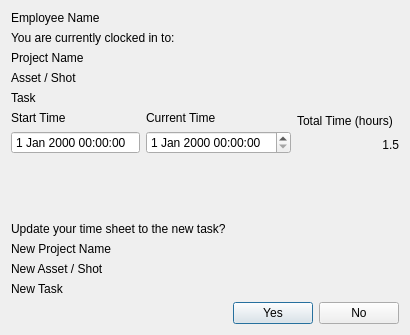
<?xml version="1.0" encoding="UTF-8"?>
<ui version="4.0">
 <class>Dialog</class>
 <widget class="QDialog" name="Dialog">
  <property name="geometry">
   <rect>
    <x>0</x>
    <y>0</y>
    <width>410</width>
    <height>335</height>
   </rect>
  </property>
  <property name="windowTitle">
   <string>Dialog</string>
  </property>
  <property name="sizeGripEnabled">
   <bool>false</bool>
  </property>
  <property name="modal">
   <bool>false</bool>
  </property>
  <layout class="QVBoxLayout" name="verticalLayout_6">
   <item>
    <layout class="QVBoxLayout" name="verticalLayout_3">
     <item>
      <widget class="QLabel" name="employee_name">
       <property name="styleSheet">
        <string notr="true">font: 75 14pt &quot;Arial&quot;;</string>
       </property>
       <property name="text">
        <string>Employee Name</string>
       </property>
      </widget>
     </item>
     <item>
      <widget class="QLabel" name="statement">
       <property name="styleSheet">
        <string notr="true">font: 75 10pt &quot;Arial&quot;;</string>
       </property>
       <property name="text">
        <string>You are currently clocked in to:</string>
       </property>
      </widget>
     </item>
     <item>
      <widget class="QLabel" name="current_project">
       <property name="styleSheet">
        <string notr="true">font: 8pt &quot;Arial&quot;;</string>
       </property>
       <property name="text">
        <string>Project Name</string>
       </property>
      </widget>
     </item>
     <item>
      <widget class="QLabel" name="current_entity_label">
       <property name="styleSheet">
        <string notr="true">font: 8pt &quot;Arial&quot;;</string>
       </property>
       <property name="text">
        <string>Asset / Shot</string>
       </property>
      </widget>
     </item>
     <item>
      <widget class="QLabel" name="current_task_label">
       <property name="styleSheet">
        <string notr="true">font: 8pt &quot;Arial&quot;;</string>
       </property>
       <property name="text">
        <string>Task</string>
       </property>
      </widget>
     </item>
    </layout>
   </item>
   <item>
    <layout class="QHBoxLayout" name="horizontalLayout">
     <item>
      <layout class="QVBoxLayout" name="verticalLayout">
       <item>
        <widget class="QLabel" name="start_time_label">
         <property name="text">
          <string>Start Time</string>
         </property>
         <property name="buddy">
          <cstring>start_time</cstring>
         </property>
        </widget>
       </item>
       <item>
        <widget class="QDateTimeEdit" name="start_time">
         <property name="buttonSymbols">
          <enum>QAbstractSpinBox::NoButtons</enum>
         </property>
        </widget>
       </item>
      </layout>
     </item>
     <item>
      <layout class="QVBoxLayout" name="verticalLayout_2">
       <item>
        <widget class="QLabel" name="current_time_label">
         <property name="text">
          <string>Current Time</string>
         </property>
         <property name="buddy">
          <cstring>current_time</cstring>
         </property>
        </widget>
       </item>
       <item>
        <widget class="QDateTimeEdit" name="current_time"/>
       </item>
      </layout>
     </item>
     <item>
      <layout class="QVBoxLayout" name="verticalLayout_5">
       <item>
        <widget class="QLabel" name="label">
         <property name="text">
          <string>Total Time (hours)</string>
         </property>
        </widget>
       </item>
       <item>
        <widget class="QLabel" name="label_2">
         <property name="styleSheet">
          <string notr="true">font: 75 10pt &quot;Arial&quot;;</string>
         </property>
         <property name="text">
          <string>1.5</string>
         </property>
         <property name="alignment">
          <set>Qt::AlignRight|Qt::AlignTrailing|Qt::AlignVCenter</set>
         </property>
        </widget>
       </item>
      </layout>
     </item>
    </layout>
   </item>
   <item>
    <spacer name="verticalSpacer">
     <property name="orientation">
      <enum>Qt::Vertical</enum>
     </property>
     <property name="sizeHint" stdset="0">
      <size>
       <width>20</width>
       <height>40</height>
      </size>
     </property>
    </spacer>
   </item>
   <item>
    <layout class="QVBoxLayout" name="verticalLayout_4">
     <item>
      <widget class="QLabel" name="Question">
       <property name="styleSheet">
        <string notr="true">font: 75 14pt &quot;Arial&quot;;
</string>
       </property>
       <property name="text">
        <string>Update your time sheet to the new task?</string>
       </property>
      </widget>
     </item>
     <item>
      <widget class="QLabel" name="new_project">
       <property name="styleSheet">
        <string notr="true">font: 8pt &quot;Arial&quot;;</string>
       </property>
       <property name="text">
        <string>New Project Name</string>
       </property>
      </widget>
     </item>
     <item>
      <widget class="QLabel" name="new_entity">
       <property name="text">
        <string>New Asset / Shot</string>
       </property>
      </widget>
     </item>
     <item>
      <widget class="QLabel" name="new_task">
       <property name="text">
        <string>New Task</string>
       </property>
      </widget>
     </item>
    </layout>
   </item>
   <item>
    <layout class="QHBoxLayout" name="horizontalLayout_2">
     <item>
      <spacer name="horizontalSpacer">
       <property name="orientation">
        <enum>Qt::Horizontal</enum>
       </property>
       <property name="sizeHint" stdset="0">
        <size>
         <width>40</width>
         <height>20</height>
        </size>
       </property>
      </spacer>
     </item>
     <item>
      <widget class="QPushButton" name="yes_btn">
       <property name="text">
        <string>Yes</string>
       </property>
      </widget>
     </item>
     <item>
      <widget class="QPushButton" name="no_btn">
       <property name="text">
        <string>No</string>
       </property>
      </widget>
     </item>
    </layout>
   </item>
  </layout>
 </widget>
 <resources/>
 <connections/>
</ui>
